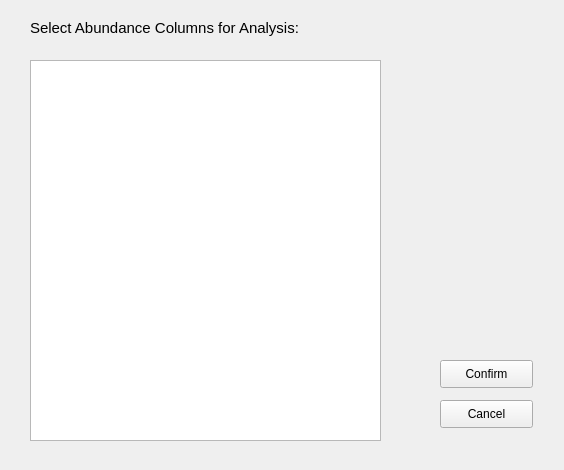
<?xml version="1.0" encoding="UTF-8"?>
<ui version="4.0">
 <class>Form</class>
 <widget class="QWidget" name="Form">
  <property name="geometry">
   <rect>
    <x>0</x>
    <y>0</y>
    <width>564</width>
    <height>470</height>
   </rect>
  </property>
  <property name="windowTitle">
   <string>Form</string>
  </property>
  <widget class="QListWidget" name="listWidget">
   <property name="geometry">
    <rect>
     <x>30</x>
     <y>60</y>
     <width>351</width>
     <height>381</height>
    </rect>
   </property>
  </widget>
  <widget class="QLabel" name="labelColumnSelect">
   <property name="geometry">
    <rect>
     <x>30</x>
     <y>20</y>
     <width>381</width>
     <height>16</height>
    </rect>
   </property>
   <property name="font">
    <font>
     <family>Arial</family>
     <pointsize>11</pointsize>
    </font>
   </property>
   <property name="text">
    <string>Select Abundance Columns for Analysis:</string>
   </property>
  </widget>
  <widget class="QPushButton" name="ButtonColumnSelect">
   <property name="geometry">
    <rect>
     <x>440</x>
     <y>360</y>
     <width>93</width>
     <height>28</height>
    </rect>
   </property>
   <property name="text">
    <string>Confirm</string>
   </property>
  </widget>
  <widget class="QPushButton" name="ButtonColumnCancel">
   <property name="geometry">
    <rect>
     <x>440</x>
     <y>400</y>
     <width>93</width>
     <height>28</height>
    </rect>
   </property>
   <property name="text">
    <string>Cancel</string>
   </property>
  </widget>
 </widget>
 <resources/>
 <connections/>
</ui>
